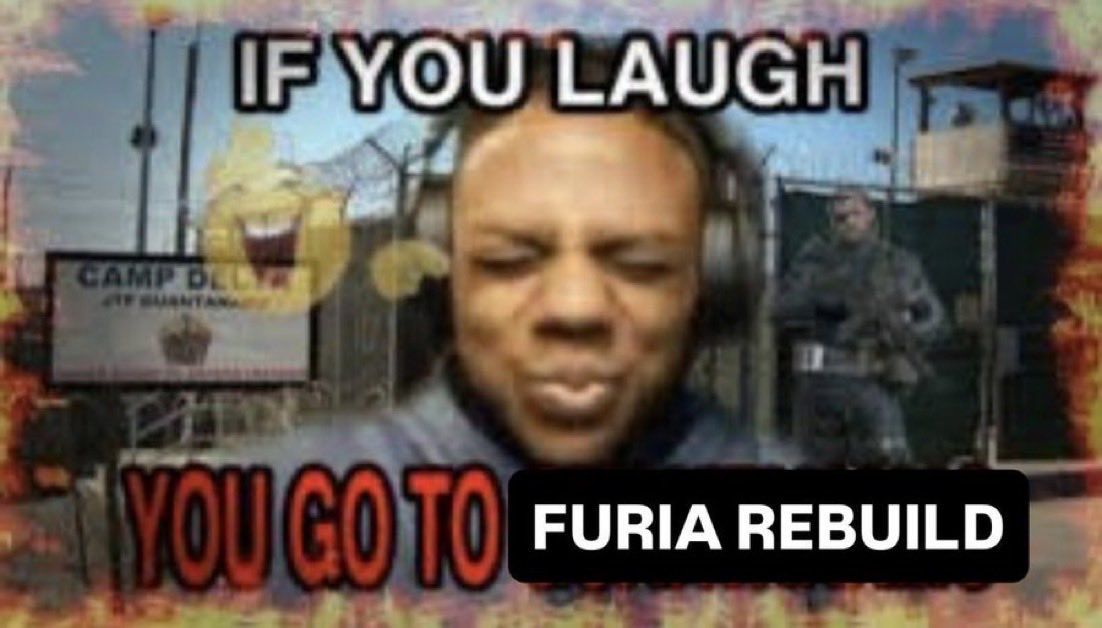
#> input picture pcd/prak1/furia.jpg, 1102 x 628 px
$ python prak1.py
#> lines starting #> are read from the running program, lines starting #| are printed output that depends on the picture
import os
import numpy as np
import cv2

image = cv2.imread("furia.jpg")
#> image is the input picture: shape (628, 1102, 3); mean B, G, R 80.9, 88.4, 99.3
if image is None:
    raise FileNotFoundError("furia.jpg not found")

row, col, ch = image.shape
#> row = 628; col = 1102; ch = 3

# Nomor 1
kanvas1 = np.zeros((row, col, 3), np.uint8)
for i in range(row):
    for j in range(col):
        kanvas1[i, j] = image[i, j]

# Nomor 2
kanvas2 = kanvas1.copy()
for i in range(row):
    for j in range(col):
        for k in range (3):
            if (kanvas2[i, j, k] < 150):
                kanvas2[i, j, k] = 255
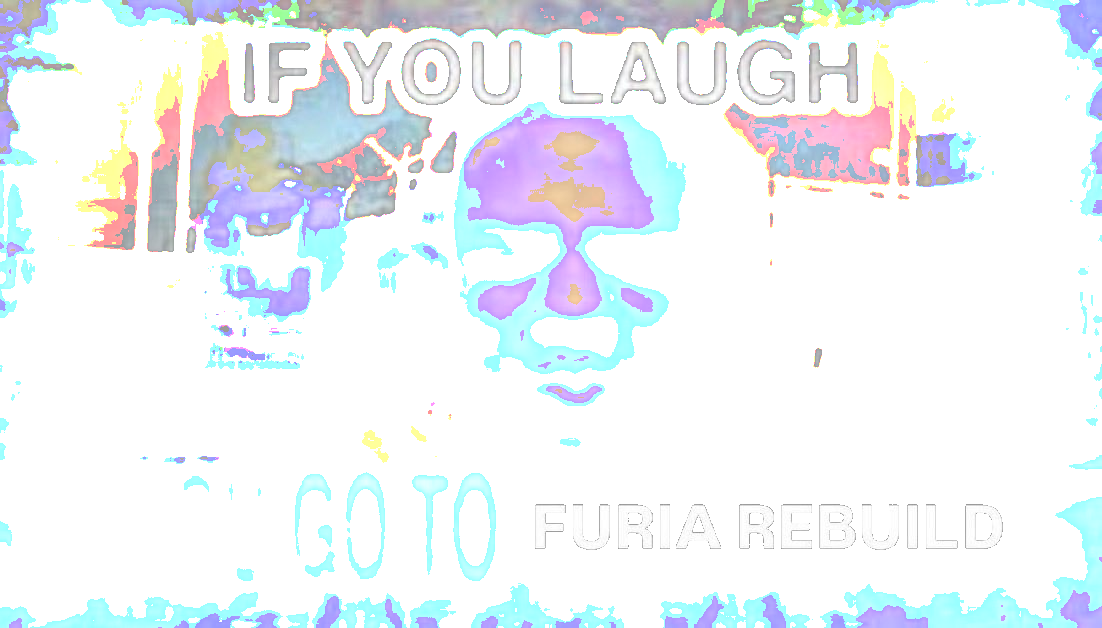
#> kanvas2: shape (628, 1102, 3); mean B, G, R 246.5, 242.2, 237.4

# Nomor 3
kanvas3 = np.zeros((col, row, 3), np.uint8)
for i in range(row):
    for j in range(col):
        kanvas3[j, i] = kanvas1[i, j]
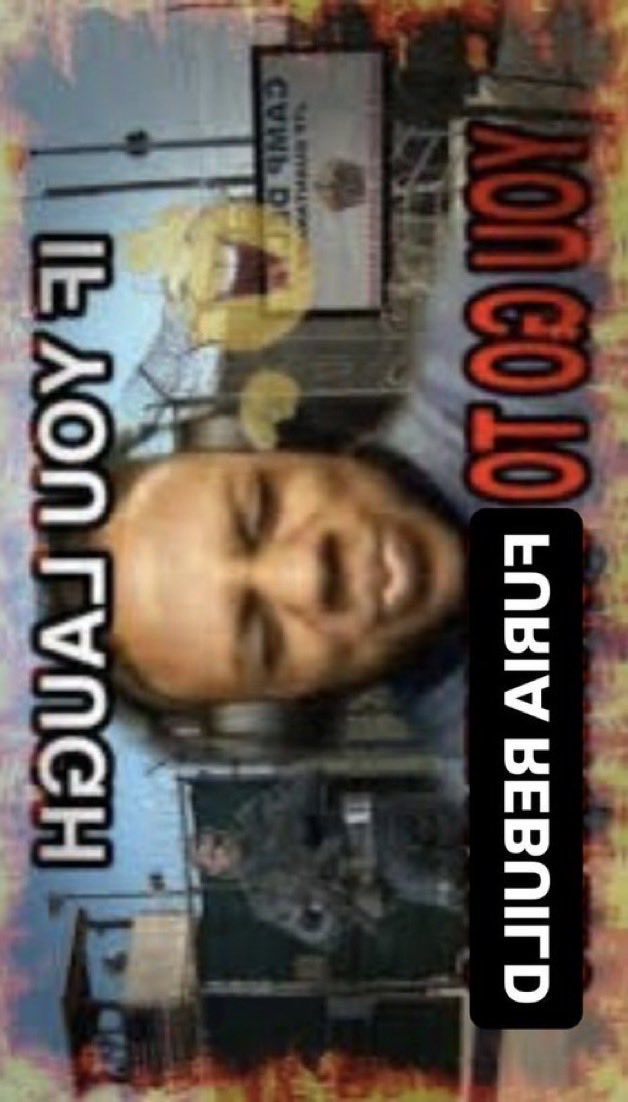
#> kanvas3: shape (1102, 628, 3); mean B, G, R 80.9, 88.4, 99.3

match input(
    "0. Print Matrix\n"
    "1. Print Gambar Soal1\n"
    "2. Print Gambar Soal2\n"
    "3. Print Gambar Soal3\n"
    "Pilih Salah Satu [default 1]: "
):
    case '0':
        for i in range(10):
            for j in range(10):
                print(str(kanvas1[i, j]) + " ", end="")
            print("\n")
        exit()
    case '1':
        cv2.imshow("Gambar pada Kanvas", kanvas1)
    case '2':
        cv2.imshow("Gambar pada Kanvas", kanvas2)
    case '3':
        cv2.imshow("Gambar pada Kanvas", kanvas3)
    case _:
        cv2.imshow("Gambar Pada Kanvas", kanvas1)

cv2.waitKey(0)
cv2.destroyAllWindows
